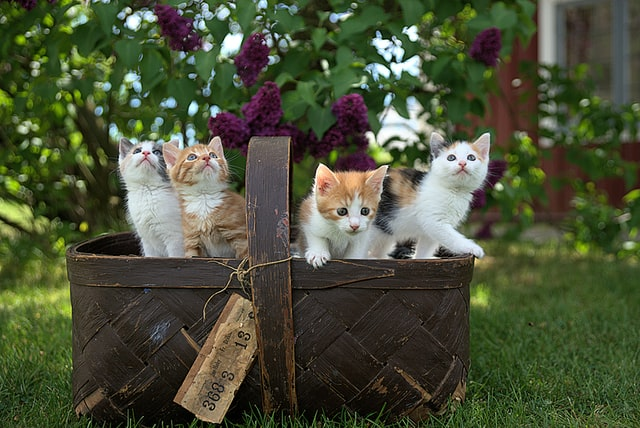
#> input picture resources/photos/cats.jpg, 640 x 428 px
$ python contours.py
#> lines starting #> are read from the running program, lines starting #| are printed output that depends on the picture; after the words box and inside, x2 and y2 are one past the last pixel; in counts of white or black regions, pixels touching at a corner belong together
"""Detecção de contornos."""
from pathlib import Path

import cv2 as cv
import numpy as np

RESOURCES = Path(__file__).resolve().parents[1] / "resources"

img = cv.imread(str(RESOURCES / "photos" / "cats.jpg"))
#> img is the input picture: shape (428, 640, 3); mean B, G, R 55.7, 80.9, 74.5
if img is None:
    raise SystemExit("Imagem não encontrada. Verifique o caminho.")
cv.imshow("Gatos", img)

# Imagem preta do mesmo tamanho, onde vamos desenhar os contornos
blank = np.zeros(img.shape, dtype="uint8")
cv.imshow("Em branco", blank)

gray = cv.cvtColor(img, cv.COLOR_BGR2GRAY)
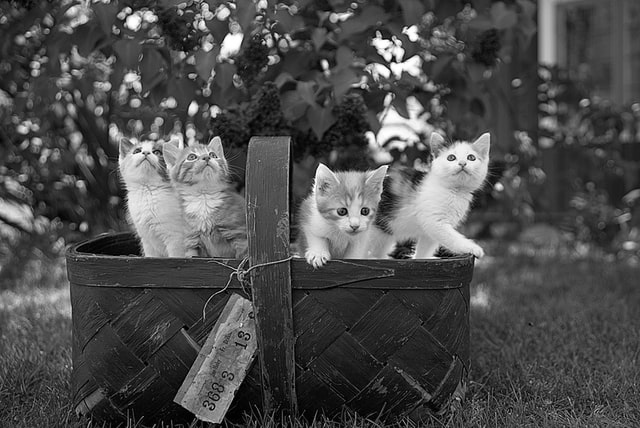
#> gray: shape (428, 640); min 0, max 255, mean 76.1
cv.imshow("Cinza", gray)

blur = cv.GaussianBlur(gray, (5, 5), 0)
cv.imshow("Blur", blur)

canny = cv.Canny(blur, 125, 175)
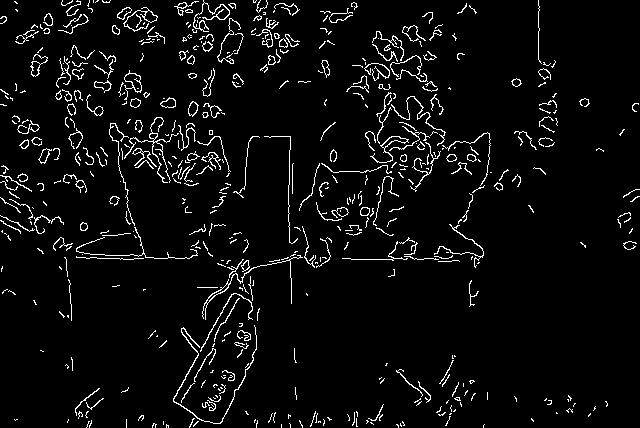
#> canny: shape (428, 640); 4.8% white in thin lines or dots
cv.imshow("Bordas (Canny)", canny)

# Alternativa ao Canny: binarizar a imagem
# ret, thresh = cv.threshold(gray, 125, 255, cv.THRESH_BINARY)
# cv.imshow("Threshold", thresh)

# Em OpenCV 4 e 5 findContours devolve (contornos, hierarquia)
contours, hierarchies = cv.findContours(canny, cv.RETR_LIST, cv.CHAIN_APPROX_SIMPLE)
#> contours = 584 contours, 499 with area under 20; largest, box (x1, y1, x2, y2) and area: (124, 70, 142, 100) 192, (124, 73, 142, 92) 171, (370, 136, 409, 163) 136, (123, 7, 158, 32) 124, (202, 255, 303, 320) 113
print(f"{len(contours)} contorno(s) encontrado(s)!")
#| 584 contorno(s) encontrado(s)!

cv.drawContours(blank, contours, -1, (0, 0, 255), 1)  # cor em BGR: vermelho
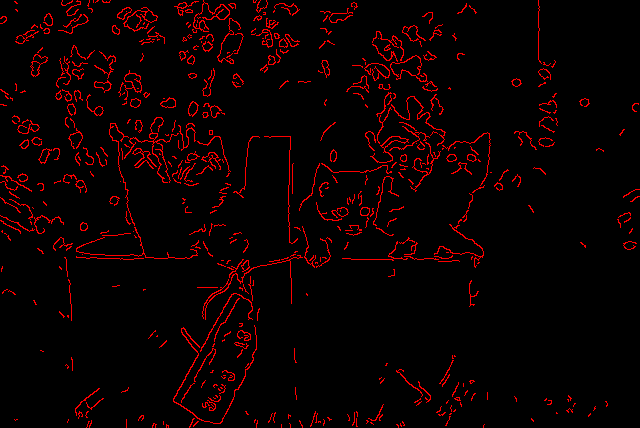
#> blank: shape (428, 640, 3); mean of channels 0, 1, 2 0, 0, 12.2; drawn as B, G, R
cv.imshow("Contornos desenhados", blank)

cv.waitKey(0)
cv.destroyAllWindows()

$ run again, with resources/photos/group_1.jpg copied over resources/photos/cats.jpg
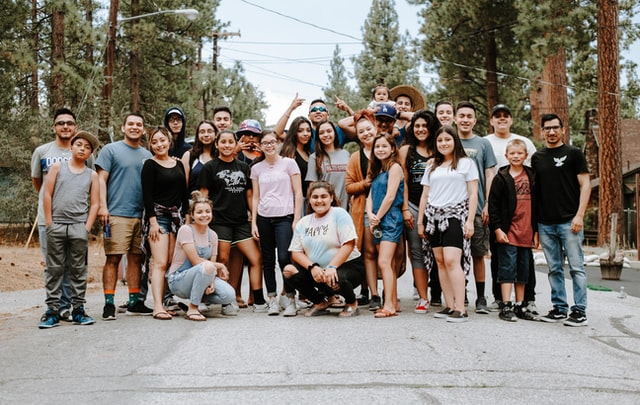
#> input picture resources/photos/group_1.jpg, 640 x 405 px
#> img is the input picture: shape (405, 640, 3); mean B, G, R 117.4, 125.9, 133.4
#> `canny = cv.Canny(blur, 125, 175)`:
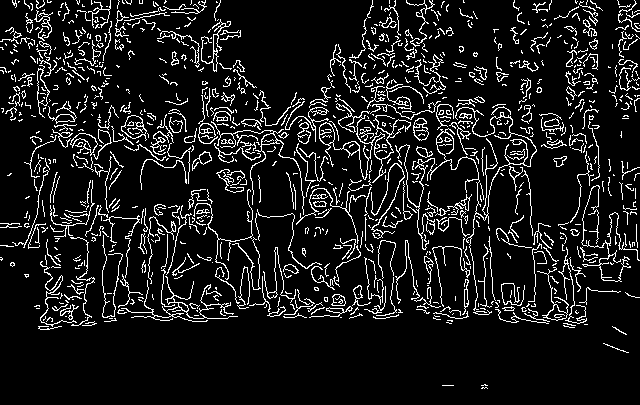
#> canny: shape (405, 640); 10.3% white in thin lines or dots
#> contours = 1078 contours, 943 with area under 20; largest, box (x1, y1, x2, y2) and area: (319, 103, 411, 183) 690, (121, 115, 147, 141) 386, (121, 115, 147, 139) 318, (395, 107, 537, 311) 268, (37, 65, 50, 118) 254
#| 1078 contorno(s) encontrado(s)!
#> `cv.drawContours(blank, contours, -1, (0, 0, 255), 1)`:
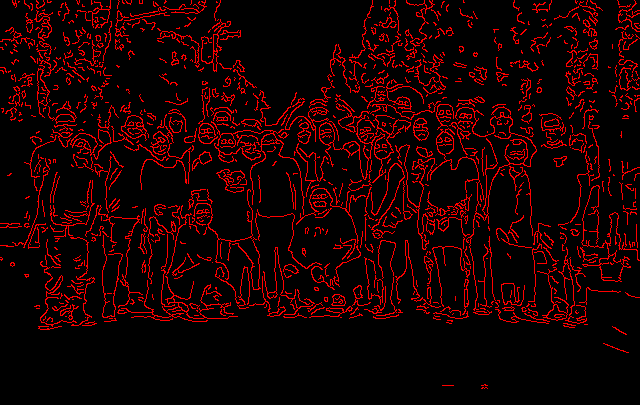
#> blank: shape (405, 640, 3); mean of channels 0, 1, 2 0, 0, 26.2; drawn as B, G, R
